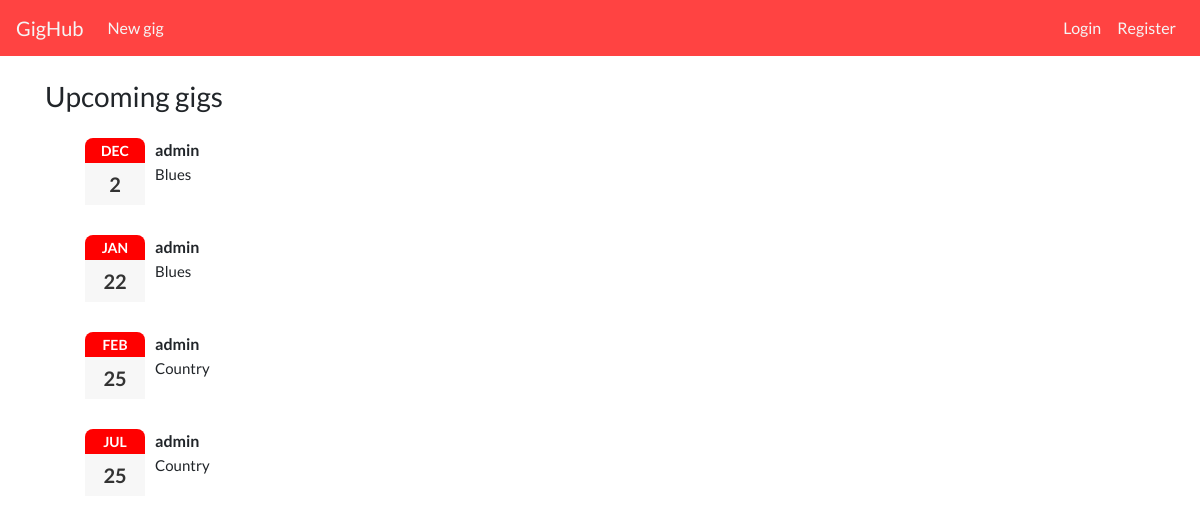
The page / on the database its author committed.
### gigs/models.py (models this page shows, shortened)
class Gig(models.Model):
    artist = models.ForeignKey(
        User, on_delete=models.CASCADE, related_name='artist')
    dateTime = models.DateTimeField('Date posted', default=timezone.now)
    venue = models.CharField(max_length=200)
    genre = models.ForeignKey(Genre, on_delete=models.CASCADE)
    attendees = models.ManyToManyField(
        User,
        through='Attendance',
    )

class Genre(models.Model):
    name = models.CharField(max_length=150)
    def __str__(self):
        return self.name

### gigs/views.py (the view)
# urls.py: path('', GigList.as_view(), name="list"),
class GigList(ListView):
    model = Gig

### gigs/templates/gigs/gig_list.html
{% extends 'gigs/base.html' %}
{%block content %}
<h3 class="mb-4">Upcoming gigs</h3>
<ul class="gigs">
    {% for object in object_list %}
    <li>
        <div class="date">
            <div class="month">
                {{ object.dateTime|date:'M'}}
            </div>
            <div class="day">
                {{ object.dateTime|date:'j'}}
            </div>
        </div>
        <div class="details">
            <span class="artist">{{ object.artist }}</span>
            <span class="genre">{{ object.genre }}</span>
        </div>
    </li>
    {% endfor %}
</ul>
{%endblock content%}

### gigs/static/gigs/style.css (style rules this page uses)
body { font-family: Lato, "Halvetica Neue", Halvetica, Arial, sans-serif; }
h1, h2, h3, h4, h5, h6 { font-family: Lato, "Halvetica Neue", Halvetica, Arial, sans-serif; }
.gigs { list-style: none; }
.gigs > li { position: relative; margin-bottom: 30px; }
.gigs > li .details { position: absolute; top:0; left:70px; }
.gigs > li .date { background-color: red; color: white; text-align: center; width:60px; -ms-border-radius: 8px; border-radius: 8px; }
.gigs > li .date .month { text-transform: uppercase; font-size: 14px; font-weight: bold; padding: 2px 6px; }
.gigs > li .date .day { background-color: #f7f7f7; color: #333; font-size: 20px; font-weight: bold; padding: 6px 12px; }
.gigs > li .details .artist { font-weight: bold; display: block; }
.gigs > li .details .genre { font-size: 15px; }

### rows shown on the page
Gig: dateTime "DEC", dateTime "2", artist "admin", genre "Blues"
Gig: dateTime "JAN", dateTime "22", artist "admin", genre "Blues"
Gig: dateTime "FEB", dateTime "25", artist "admin", genre "Country"
Gig: dateTime "JUL", dateTime "25", artist "admin", genre "Country"
